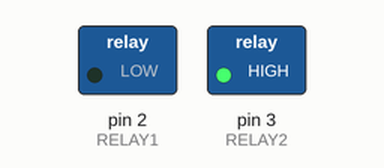
A sketch run on a simulated Arduino Uno, built with avr-gcc and run on an emulated ATmega328P. Parts: switched loads named in the sketch (green lamp = pin HIGH).

Above: at 1.0 s.
At 3.0 s:
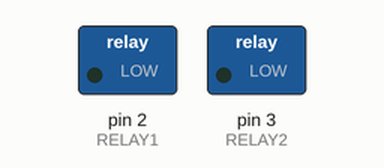
At 5.0 s:
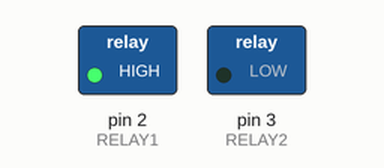
At 7.0 s:
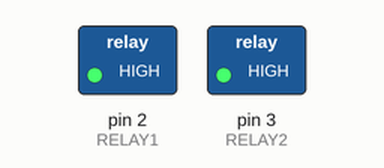
Timing chart, 0 to 10.4 s (numbered marks = the images above):
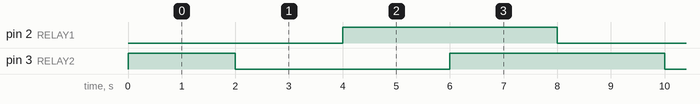

The sketch:

ArduinoNano_2channel_12VRelay.ino
```cpp
#define RELAY1 2
#define RELAY2 3

void setup() {
  pinMode(RELAY1, OUTPUT);
  pinMode(RELAY2, OUTPUT);

  // Relay OFF at start (most relay modules are LOW active)
  digitalWrite(RELAY1, HIGH);
  digitalWrite(RELAY2, HIGH);
}

void loop() {
  // Relay 1 ON
  digitalWrite(RELAY1, LOW);
  delay(2000);

  // Relay 2 ON
  digitalWrite(RELAY2, LOW);
  delay(2000);

  // Relay 1 OFF
  digitalWrite(RELAY1, HIGH);
  delay(2000);

  // Relay 2 OFF
  digitalWrite(RELAY2, HIGH);
  delay(2000);
}
```

Measured:
- by itself, pin 2 (RELAY1), pin 3 (RELAY2): alternates HIGH for 4.0 s and LOW for 4.0 s
- by itself, everything shown: repeats every 8.0 s, in 4 steps
